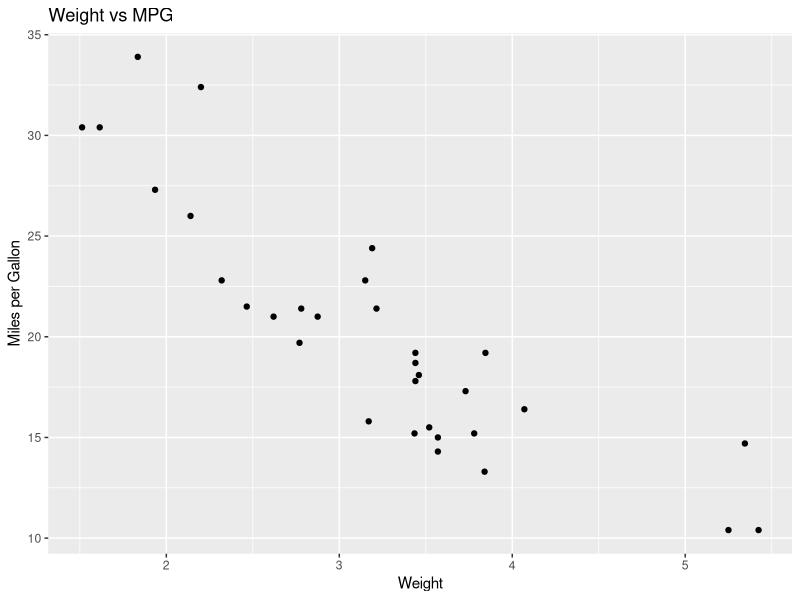

This figure's R source:
# Load necessary libraries
library(ggplot2)
library(dplyr)

# Load dataset
data <- mtcars

# Summary of the dataset
summary(data)

# Plotting
ggplot(data, aes(x=wt, y=mpg)) +
  geom_point() +
  labs(title="Weight vs MPG",
       x="Weight",
       y="Miles per Gallon")

       